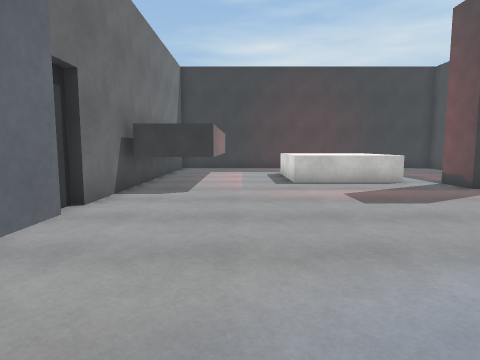
[1] (above)

16 first-person views from a walk through a scene from a Unity 3-D project. The camera is 1.3 m above the floor, tilts 6° down and sees 75° across. The floor is counted in squares, 1 m on a side. Each view is taken from the middle of a square. On the plan, view 1 faces up. The plan holds only what a view shows up to about 14 squares ahead; the rest is blank. The place goes on beyond the plan. Surface patterns are stand-ins for the level's own textures.

[2]
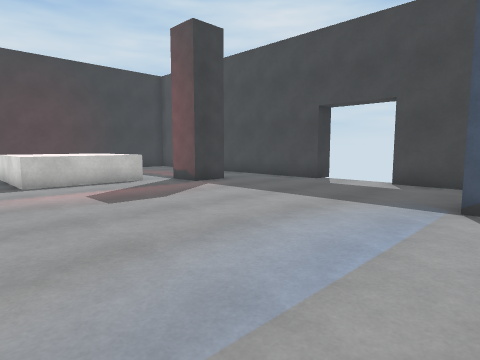

[3]
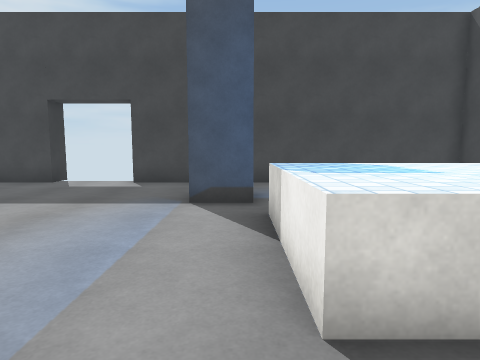

[4]
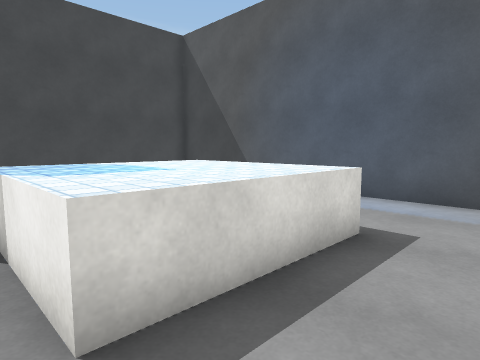

[5]
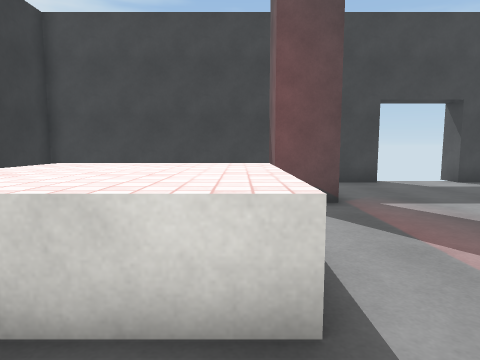

[6]
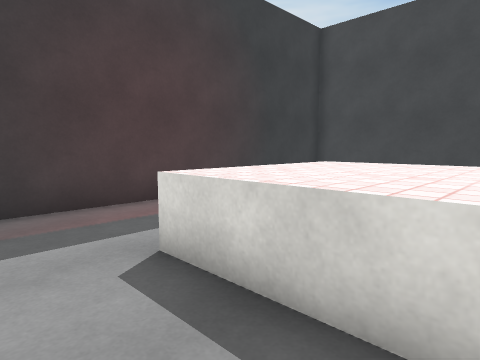

[7]
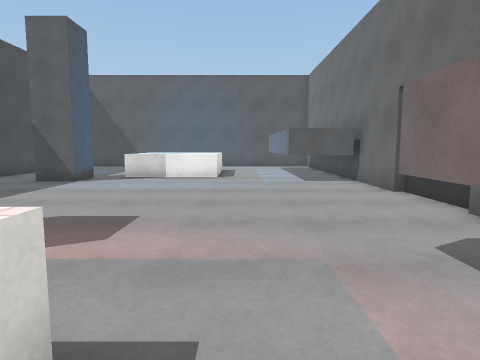

[8]
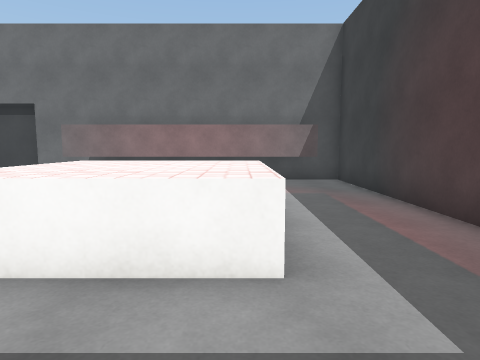

[9]
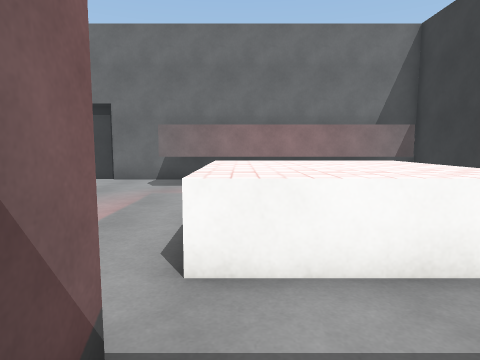

[10]
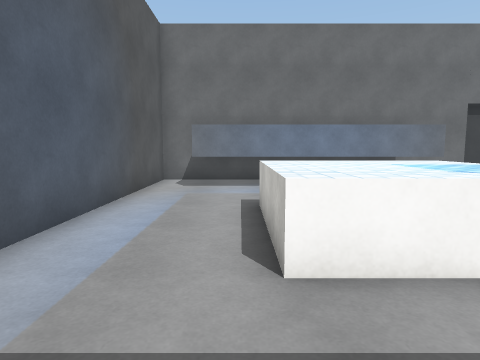

[11]
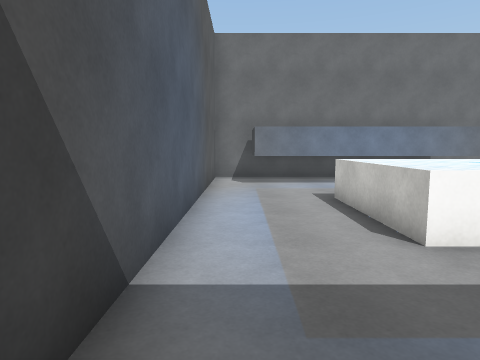

[12]
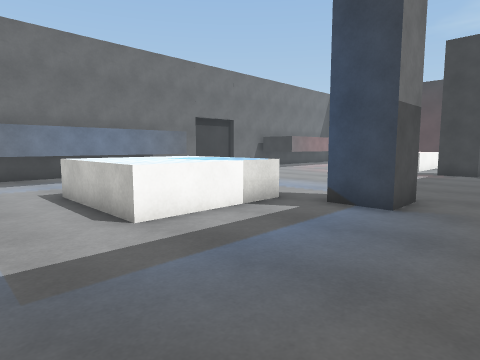

[13]
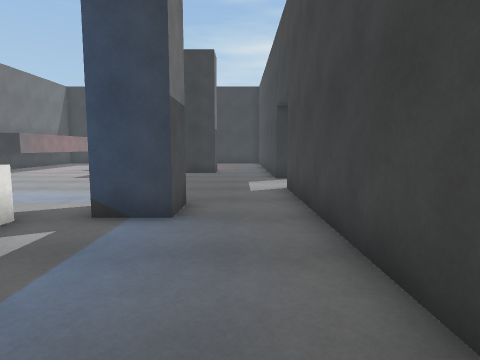

[14]
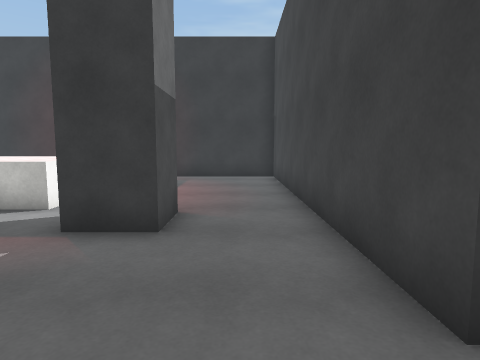

[15]
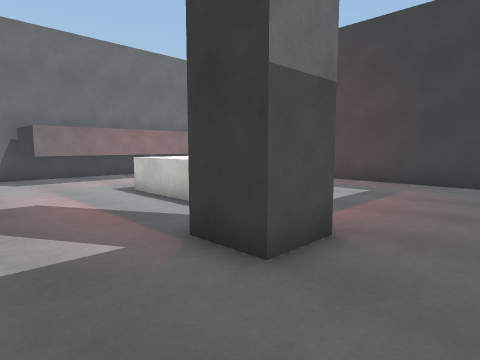

[16]
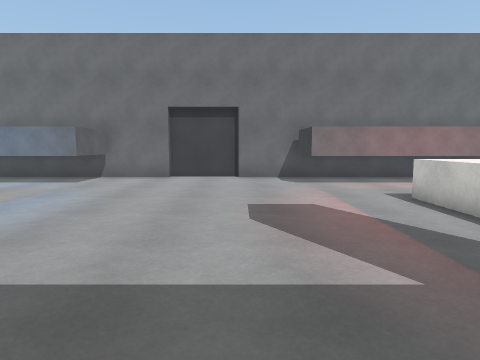

### Floor plan
Key: @ floor where view 1 was taken; # wall or solid block; x gap in a wall; . floor; ^ raised ledge.
Columns run from 4 left of view 1 to 12 right of it. Each row starts with its distance up from view 1.
 19 #################
 18 #...............#
 17 #  #............#
 16  ###............#
 15  ###..^^^^^.....#
 14  ###..^^^^^.....#
 13  ###..^^^^^.....#
 12  ###..^^^^^.....#
 11  ###.......###..#
 10 ####.......###..#
  9 #...............#
  8 #...............#
  7 #...............x
  6 #...............
  5 #...............
  4 #...............x
  3 #...............#
  2 #...............#
  1 ####.......###..#
  0  ###@......###..#
 -1  ###..^^^^^.....#
 -2  ###..^^^^^.....#
 -3  ###..^^^^^.....#
 -4  ###..^^^^^.....#
 -5  ###............#
 -6 ####........... #
 -7 #...............#
 -8 #################

Where each view was taken, in squares from view 1:
view 1: 0 up, 0 right, facing up
view 2: 0 up, 0 right, facing up-right
view 3: 0 up, 0 right, facing right
view 4: 0 up, 0 right, facing down-right
view 5: 12 up, 0 right, facing right
view 6: 12 up, 0 right, facing up-right
view 7: 13 up, 1 right, facing down
view 8: 15 up, 9 right, facing left
view 9: 12 up, 9 right, facing left
view 10: 5 down, 9 right, facing left
view 11: 7 down, 10 right, facing left
view 12: 7 down, 11 right, facing up-left
view 13: 6 down, 10 right, facing up
view 14: 5 up, 10 right, facing up
view 15: 7 up, 11 right, facing up-left
view 16: 7 up, 10 right, facing left
